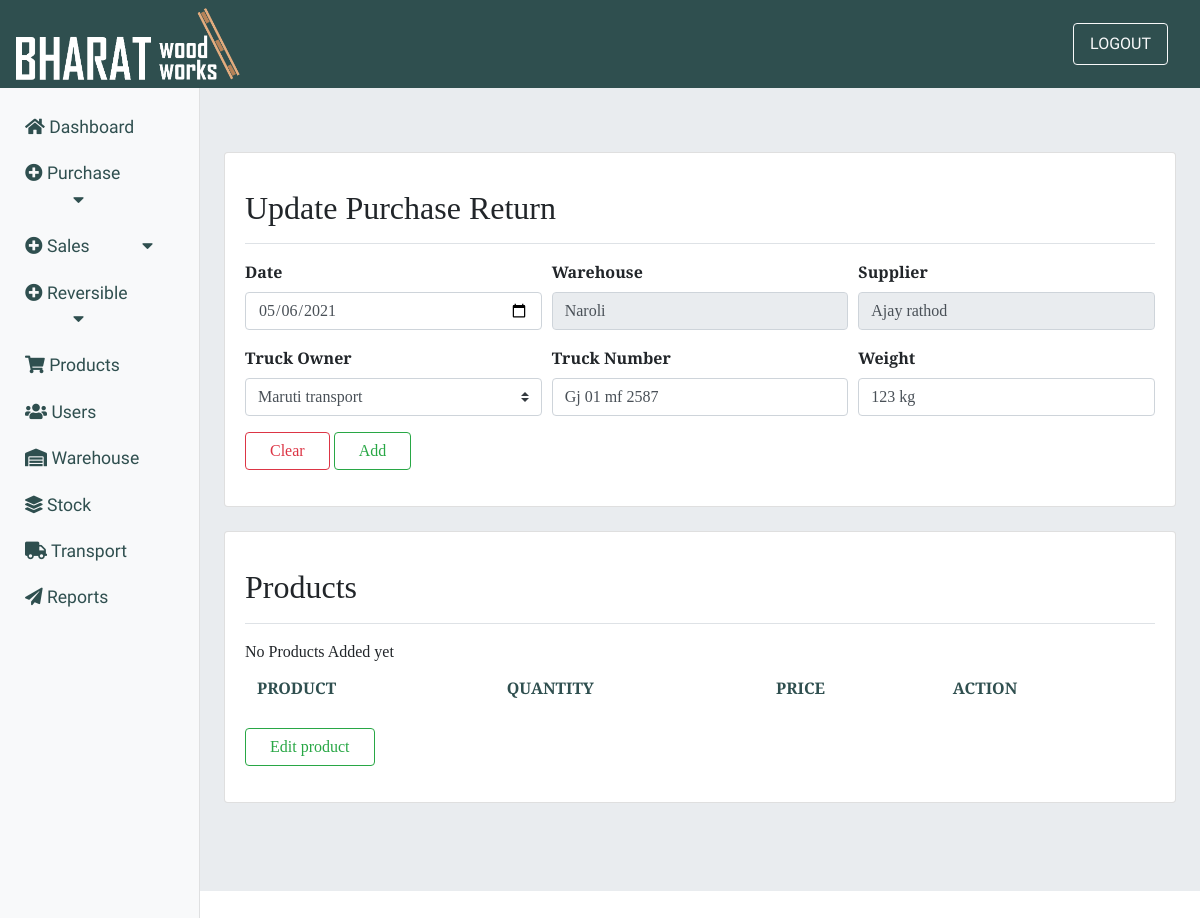
The app's page /Updatepurchasereturn/6 (signed in) with its own data.
### purchase/models.py (models this page shows, shortened)
class PurchaseReturn(models.Model):
    purchase = models.ForeignKey(Purchase,on_delete=models.CASCADE,null=True,blank=False)
    purchase_return_date = models.DateField()
    warehouse = models.ForeignKey(Warehouse,on_delete=models.DO_NOTHING)
    truck_owner = models.ForeignKey(Transportation,on_delete=models.DO_NOTHING,null=True)
    supplier = models.ForeignKey(Supplier,on_delete=models.DO_NOTHING,null=True)
    alphanumeric = RegexValidator(r'^[0-9a-zA-Z]', 'Only alphanumeric characters are allowed.')
    truck_no = models.CharField(max_length=50, blank=True, null=True, validators=[alphanumeric])
    weight   = models.CharField(max_length=30,null=True)

class Warehouse(models.Model):
    warehouse_name = models.CharField(max_length=30)
    area = models.ForeignKey(Area,on_delete=models.DO_NOTHING,null=True,blank=False)
    is_active = models.BooleanField(default=True)
    def __str__(self):
        return self.warehouse_name

class Supplier(models.Model):
    alphanumeric = RegexValidator(r'^[0-9a-zA-Z]*$', 'Only alphanumeric characters are allowed.')
    supplier_name = models.CharField(max_length=40,blank=True)
    mobile     = models.CharField(max_length=13,blank=True)
    address     = models.TextField(max_length=70)
    area = models.ForeignKey(Area,on_delete=models.DO_NOTHING,null=True,blank=False)
    gst_no = models.CharField(max_length=50, blank=True, null=True, validators=[alphanumeric])
    is_active       = models.BooleanField(default=True)
    def __str__(self):
        return self.supplier_name

### purchase/views.py (the view)
@login_required(login_url='login')
def Update_Purchase_Return(request, id):
    pd = PurchaseReturn.objects.get(id=id)
    prod_data = Purchase_Return_has_Product.objects.filter(purchase_return=pd)
    w1_data = pd.warehouse
    form = PurchaseReturnForm(instance=pd)
    if request.POST:
        frm = PurchaseReturnForm(request.POST, instance=pd)
        if frm.is_valid():
            date = frm.cleaned_data['purchase_return_date']
            frm.save()
            return redirect("purchasereturn", pd.purchase)
    context = {
        'pd': pd,
        'form': form,
        'product_data': prod_data
    }
    return render(request, 'purchase/update_purchase_return.html', context)

### purchase/forms.py
class PurchaseReturnForm(forms.ModelForm):
    purchase_return_date = forms.CharField(widget = forms.DateInput(attrs= {'class':'form-control','type':'date'}))
    warehouse = forms.ModelChoiceField(queryset=warehouses,widget=forms.Select(attrs={'class':'custom-select'}))
    supplier = forms.ModelChoiceField(queryset=suppliers,widget=forms.Select(attrs={'class':'custom-select'}))
    truck_owner = forms.ModelChoiceField(queryset=truck_owners,widget=forms.Select(attrs={'class':'custom-select'}))
    truck_no = forms.CharField(widget = forms.TextInput(attrs= {'class':'form-control','type':'text'}))
    weight = forms.CharField(widget = forms.TextInput(attrs= {'class':'form-control','type':'text'}))
    class Meta():
        model = PurchaseReturn
        fields = ('purchase_return_date','warehouse','supplier','truck_owner','truck_no','weight')

### purchase/models.py (called while the page is built)
    def __str__(self):
        return self.co_name

### purchase/templates/purchase/update_purchase_return.html (shortened to what this page needs)
{% extends 'inventory/main.html' %}
{% block content %}
<div class="card mb-4">
    <div class="card-body">
        <div
            class="d-flex justify-content-between flex-wrap flex-md-nowrap align-items-center pt-3 pb-2 mb-3 border-bottom">
            <h1 class="h2"> Update Purchase Return </h1>
        </div>
   <form method="POST">{% csrf_token %}
    <div class="form-row">
        <div class="col-sm-4 mb-3">
            <label class="font-weight-bold">Date</label>
           {{ form.purchase_return_date }}
        </div>
        <div class="col-sm-4 mb-3" >
            <label class="font-weight-bold">Warehouse</label>
            <input type="text" class="form-control" value="{{ pd.warehouse }}" readonly>
        </div>
        <div class="col-sm-4 mb-3"  >
            <label class="font-weight-bold">Supplier</label>
            <input type="text" class="form-control" value="{{ pd.supplier }}"  readonly>
        </div>
    </div>
    <div class="form-row">
        <div class="col-sm-4 mb-3">
            <label class="font-weight-bold">Truck Owner</label>
            {{ form.truck_owner }}
        </div>
        <div class="col-sm-4 mb-3">
            <label class="font-weight-bold">Truck Number</label>
            {{ form.truck_no }}
        </div>
        <div class="col-sm-4 mb-3">
            <label class="font-weight-bold">Weight</label>
            {{ form.weight }}
        </div>
    </div>
    <button class="btn btn-outline-danger mb-3 px-4" type="reset">Clear</button>
    <button class="btn btn-outline-success mb-3 px-4" type="submit">Add</button>
</form>
</div>
</div>
<div class="card mb-4">
    <div class="card-body">
        <div
            class="d-flex justify-content-between flex-wrap flex-md-nowrap align-items-center pt-3 pb-2 mb-3 border-bottom">
            <h1 class="h2">Products </h1>
        </div>
<table class="table table-striped table-borderless" data-toggle="table" data-search="true"
            data-show-toggle="true" data-show-fullscreen="true" data-show-columns="true">
    <thead>
        <tr>
            <th>PRODUCT</th>
            <th>QUANTITY</th>
            <th>PRICE</th>
            <th>ACTION</th>
        </tr>
    </thead>
</table>
<a href="{% url 'update_return_product_detail' pd.id %}" class="btn btn-outline-success mb-3 px-4" >Edit product</a>
</div>
</div>
{% endblock %}

### static/css/dashboard.css (style rules this page uses)
:root { --Sniglet-font: "Sniglet", cursive; --Rubik: "Rubik", cursive; --Patua: "Patua One", cursive; --Lobster: "lobster", cursive; --Merriweather: "Merriweather Sans", cursive; --light-black: #2e2c2caf; --bggradient: linear-gradient(to bottom, #ff5733, #ffffff); --light-gray: rgba(255, 255, 255, 0.877); }
tr, td { color: darkslategrey; }

### records on screen
PurchaseReturn: purchase_return_date "05/06/2021", warehouse "Naroli", supplier "Ajay rathod", truck_owner "Maruti transport", truck_no "Gj 01 mf 2587", weight "123 kg"
